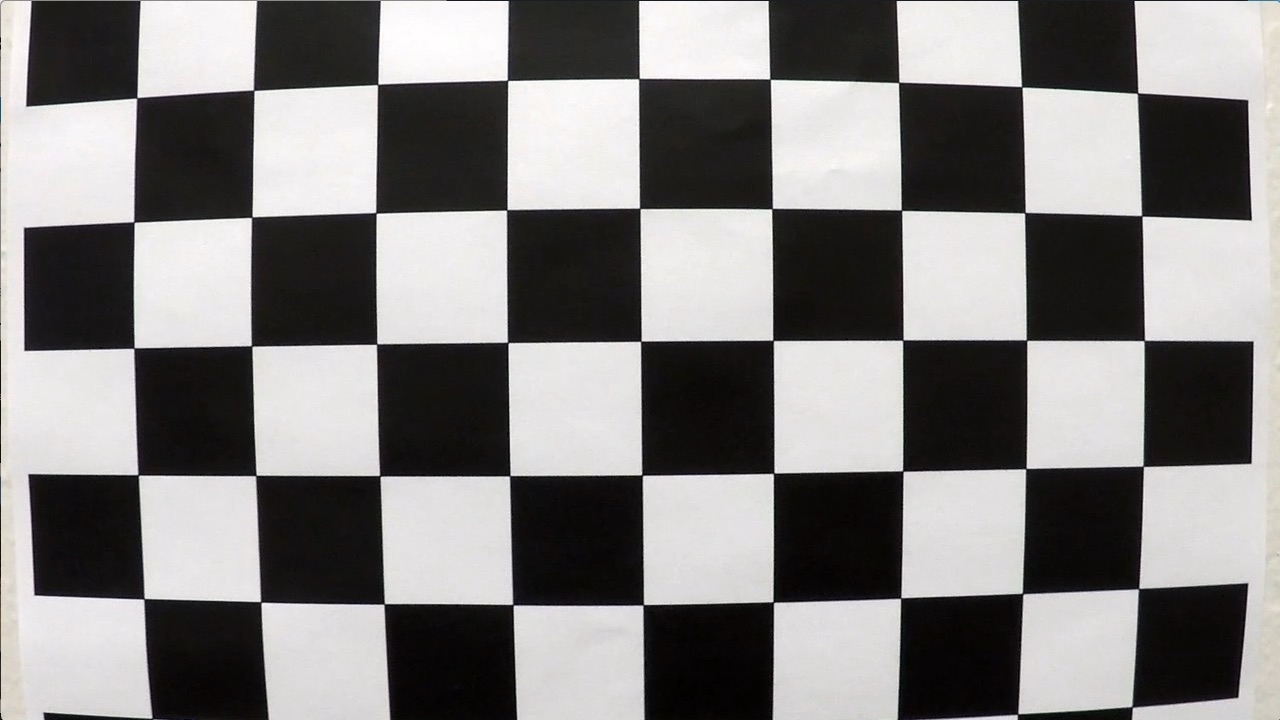
#> input picture camera_cal/calibration1.jpg, 1280 x 720 px; its folder holds only this picture in this run
$ jupyter execute Camera_Calibration.ipynb   (shell and % lines are left out)
#> lines starting #> are read from the running program, lines starting #| are printed output that depends on the picture; after the words box and inside, x2 and y2 are one past the last pixel; in counts of white or black regions, pixels touching at a corner belong together
# Import Libaries

[cell 1]
import numpy as np
import cv2
import glob
import matplotlib.pyplot as plt
import math
import pickle
import os, sys

# Display Images

[cell 2]
def showImages(images, cols = 4, rows = 5, figsize=(15,10)):
    """
    Display `images` on a [`cols`, `rows`] subplot grid.
    """
    imgLength = len(images)
    fig, axes = plt.subplots(rows, cols, figsize=figsize)
    indexes = range(cols * rows)
    for ax, index in zip(axes.flat, indexes):
        if index < imgLength:
            imagePathName, image = images[index]
            ax.imshow(image)
            ax.set_title(imagePathName)

[cell 3]
# Load calibration images.
input_images = list(map(lambda imageFileName: (imageFileName, cv2.imread(imageFileName)),
                             glob.glob('./camera_cal/c*.jpg')))
#> input_images = 1 item

[cell 4]
# Camera Calibration Input Images
showImages(input_images, 4, 5, (15, 15))
#> in showImages, `imgLength = len(images)`: imgLength = 1
#> the loop in showImages, `for ax, index in zip(axes.flat, indexes):` made 20 passes
#> imagePathName on pass 1: './camera_cal/calibration1.jpg'

# Apply Camera Calibration

[cell 5]
def get_calibration_matrix(filePath):
    """Returns camera calibration matrix using
    chessboard images in given glob path
    assuming 6x9 or 5x9 chess corners
    """
    object_points = []  # 3d point in real world space
    img_points = []  # 2d points in image plane.
    images = glob.glob(filePath)
    calibrated_images = []

    for filename in images:
        img = cv2.imread(filename)
        nx, ny = 6, 9
        retval, corners = cv2.findChessboardCorners(img, (nx, ny))
        objp = np.zeros((nx * ny, 3), np.float32)
        objp[:, :2] = np.mgrid[0: nx, 0: ny].T.reshape(-1, 2)

        if not retval:
            nx, ny = 5, 9 # Trying with 5 rows
            objp = np.zeros((nx * ny, 3), np.float32)
            objp[:, :2] = np.mgrid[0: nx, 0: ny].T.reshape(-1, 2)
            retval, corners = cv2.findChessboardCorners(img, (nx, ny))

        if retval:
            object_points.append(objp)
            img_points.append(corners)

            cv2.drawChessboardCorners(img, (nx, ny), corners, retval)
            calibrated_images.append((filename, img))
        else:
            print('%s: corners not found' % filename)
            calibrated_images.append((filename, img))

    ret, mtx, dist, rvecs, tvecs = cv2.calibrateCamera(object_points, img_points, img.shape[1::-1], None, None)

    return ret, mtx, dist, rvecs, tvecs, calibrated_images

[cell 6]
def get_undistorted_images(img, cameraMatrix, distCoeffs):
    """Returns undistorted image using given
    object points and image points
    """
    return cv2.undistort(img, cameraMatrix, distCoeffs, None, cameraMatrix)

[cell 7]
ret, mtx, dist, rvecs, tvecs, calibrated_images = get_calibration_matrix('./camera_cal/c*.jpg')
#> in get_calibration_matrix, img is the input picture: shape (720, 1280, 3); mean B, G, R 127.8, 128.4, 130.1
#> in get_calibration_matrix, `retval, corners = cv2.findChessboardCorners(img, (nx, ny))`: retval = False; corners = None
#> in get_calibration_matrix, `retval, corners = cv2.findChessboardCorners(img, (nx, ny))`: retval = True; corners = 45 rows, first 8: [1137.7, 92.92], [1141.9, 215.9], [1142.4, 340.8], [1145, 468.5], [1141, 588.5], [1022.5, 87.62], [1024.4, 213.3], [1026.7, 340.6]
#> in get_calibration_matrix, `cv2.drawChessboardCorners(img, (nx, ny), corners, retval)`:
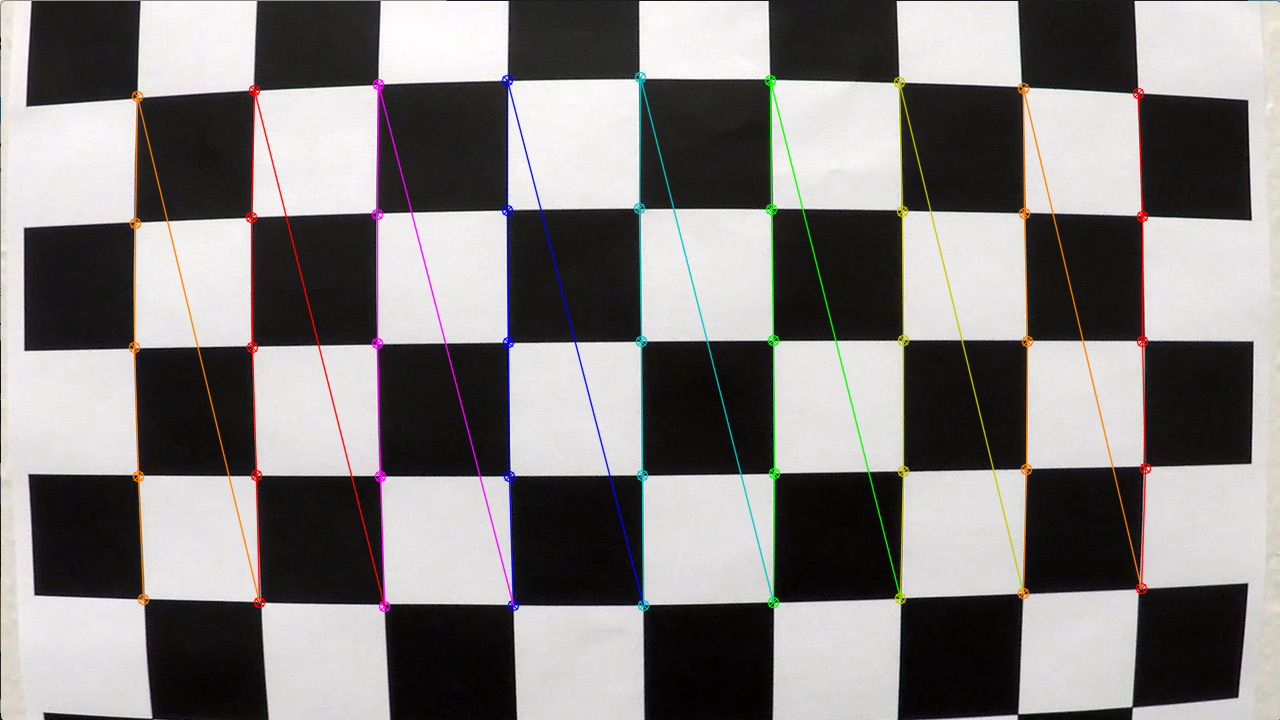
#> img: shape (720, 1280, 3); 3.25% of pixels changed, all inside (x1, y1, x2, y2) = (128, 71, 1152, 613)
#> in get_calibration_matrix, `ret, mtx, dist, rvecs, tvecs = cv2.calibrateCamera(object_points, img_..`: ret = 1.12; mtx = [[3210.5, 0, 399.2], [0, 3288.7, 293.3], [0, 0, 1]]; dist = [[-1.58, -20.34, 0.0671, 0.171, 224.3]]; rvecs = ([0.0285, -0.162, 1.56],); tvecs = ([5.8, -1.7, 25.09],)
#> ret = 1.12; dist = [[-1.58, -20.34, 0.0671, 0.171, 224.3]]; rvecs = ([0.0285, -0.162, 1.56],); tvecs = ([5.8, -1.7, 25.09],); calibrated_images = 1 item

[cell 8]
# write out calibration data
with open('cameraCalibration.pickle', 'wb') as fp:
    pickle.dump([mtx, dist, rvecs, tvecs], fp)

[cell 9]
showImages(calibrated_images, 4, 5, (15, 15))
#> the loop in showImages (call 2), `for ax, index in zip(axes.flat, indexes):` made 20 passes

# Let's test an example

[cell 10]
test_image = input_images[0][1]
undistorted_img = get_undistorted_images(test_image, mtx, dist)
#> in get_undistorted_images, `return cv2.undistort(img, cameraMatrix, distCoeffs, None, cameraMatrix)`:
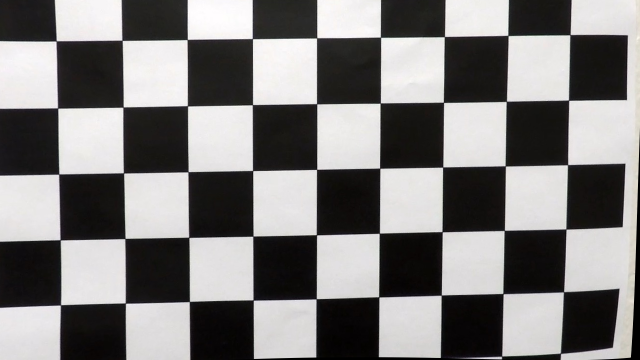
#> returned value: shape (720, 1280, 3) (shown at 1/2 size); mean of channels 0, 1, 2 124.6, 125.1, 126.8; drawn as B, G, R

f, (ax1, ax2) = plt.subplots(1, 2, figsize=(20,10))
f.tight_layout()
ax1.imshow(test_image)
ax1.set_title('Original Image', fontsize=30)
ax2.imshow(undistorted_img)
ax2.set_title('Undistorted Image', fontsize=30)
plt.subplots_adjust(left=0., right=1, top=0.9, bottom=0.)
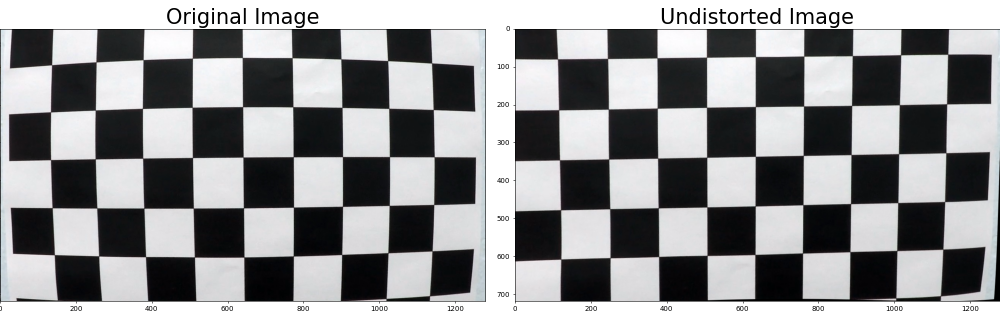
#> figure drawn by matplotlib, 2 panels; B, G, R data is drawn as R, G, B

# Save all outputs

[cell 11]
# write camera calibration images
outFolder = 'camera_cal_output/corner_imgs'

for image in calibrated_images:
    imagePath, img = image
    imgNumber = imagePath.split('calibration')[1].split('.jpg')[0]
    outFile = '%s/calibration_corners%s.jpg' % (outFolder, imgNumber)
    cv2.imwrite(outFile, img)
#> this loop made 1 pass
#> (imagePath, imgNumber) on pass 1: ('./camera_cal/calibration1.jpg', '1')

# write undistorted checkerboard images
outFolder = 'camera_cal_output/undistort_imgs/'
for image in input_images:
    imagePath, img = image
    undistorted_img = get_undistorted_images(img, mtx, dist)
    imgNumber = imagePath.split('calibration')[1].split('.jpg')[0]
    outFile = '%s/calibration_undistort%s.jpg' % (outFolder, imgNumber)
    cv2.imwrite(outFile, undistorted_img)

$ run again, on camera_cal/calibration13.jpg
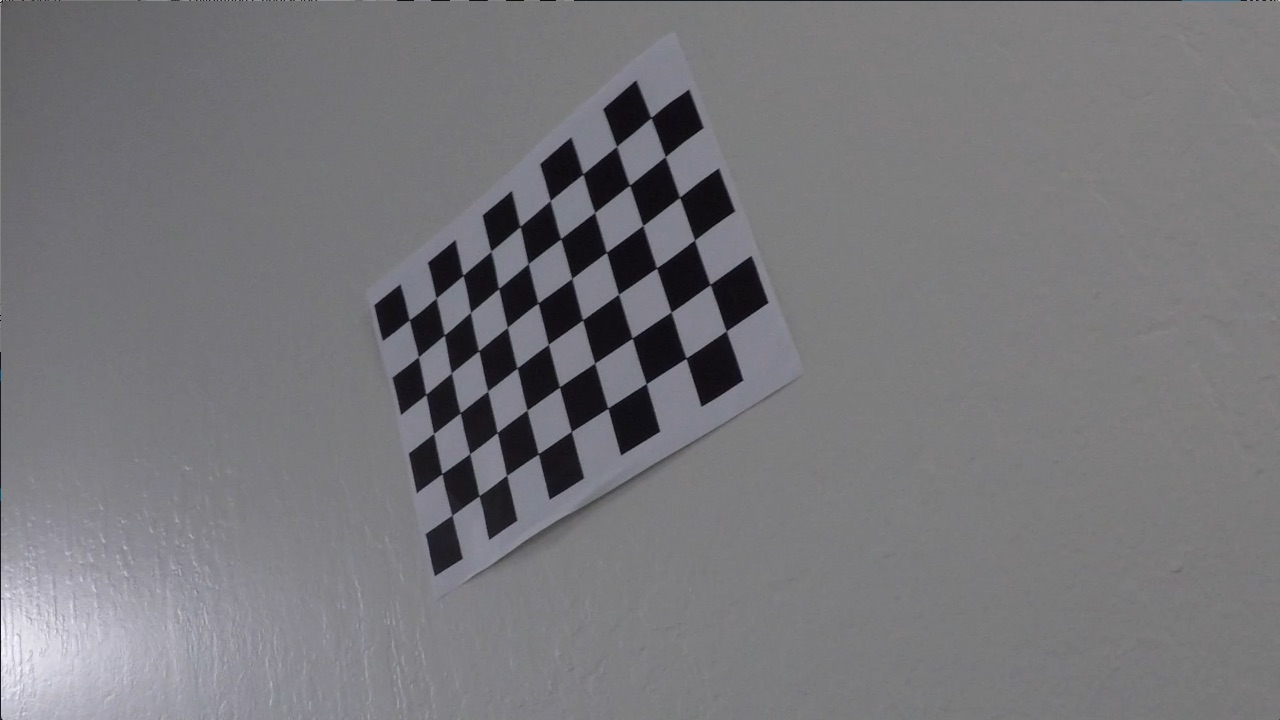
#> input picture camera_cal/calibration13.jpg, 1280 x 720 px
#> input_images = 1 item
#> imgLength = 1
#> the loop in showImages, `for ax, index in zip(axes.flat, indexes):` made 20 passes
#> imagePathName on pass 1: './camera_cal/calibration13.jpg'
#> in get_calibration_matrix, img is the input picture: shape (720, 1280, 3); mean B, G, R 122, 118.5, 119.1
#> retval = True; corners = 54 rows, first 8: [452, 515.3], [442, 473.6], [433.8, 433.5], [425.8, 394.4], [418.5, 356.8], [409.4, 319.7], [479.3, 495.7], [469.7, 453.6]
#> in get_calibration_matrix, `cv2.drawChessboardCorners(img, (nx, ny), corners, retval)`:
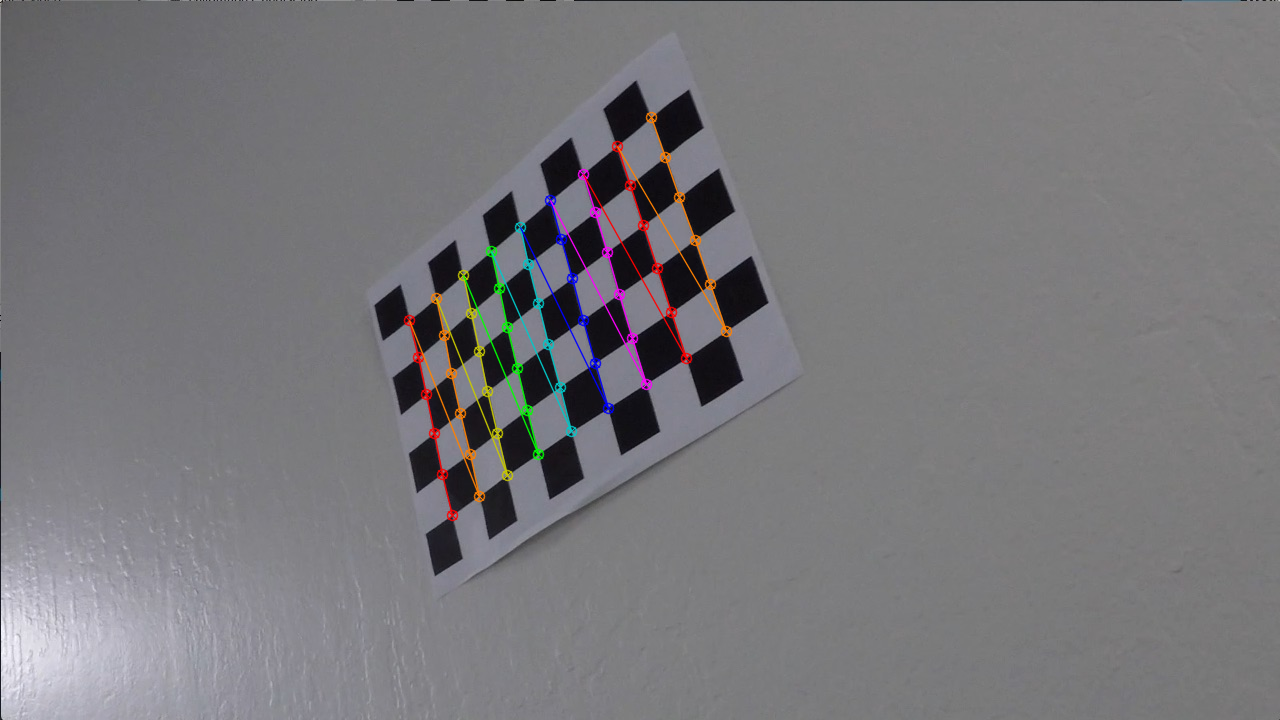
#> img: shape (720, 1280, 3); 1.55% of pixels changed, all inside (x1, y1, x2, y2) = (403, 111, 733, 522)
#> in get_calibration_matrix, `ret, mtx, dist, rvecs, tvecs = cv2.calibrateCamera(object_points, img_..`: ret = 0.698; mtx = [[1258.5, 0, 652.2], [0, 1246.1, 476.2], [0, 0, 1]]; dist = [[-1.98, 21.06, -0.0257, 0.0108, -93.2]]; rvecs = ([-0.772, 0.365, -1.87],); tvecs = ([-4.35, 0.855, 25.97],)
#> `ret, mtx, dist, rvecs, tvecs, calibrated_images = get_calibration_matr..`: ret = 0.698; dist = [[-1.98, 21.06, -0.0257, 0.0108, -93.2]]; rvecs = ([-0.772, 0.365, -1.87],); tvecs = ([-4.35, 0.855, 25.97],); calibrated_images = 1 item
#> the loop in showImages (call 2), `for ax, index in zip(axes.flat, indexes):` made 20 passes
#> `[cell 10] test_image = input_images[0][1] undistorted_img = get_undist..`:
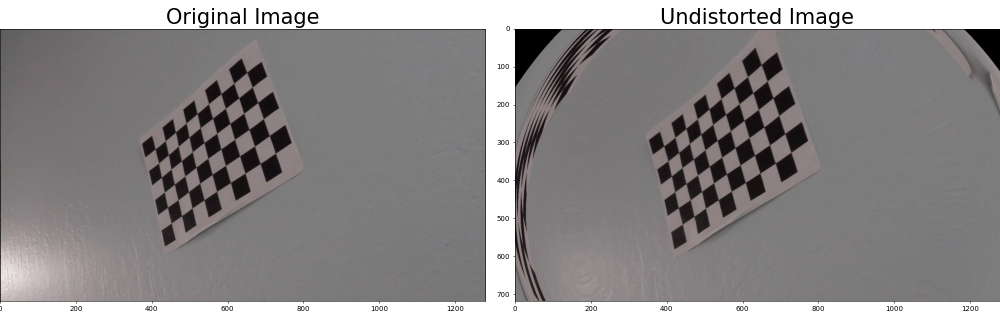
#> figure drawn by matplotlib, 2 panels; B, G, R data is drawn as R, G, B
#> the loop `for image in calibrated_images:` made 1 pass
#> (imagePath, imgNumber) on pass 1: ('./camera_cal/calibration13.jpg', '13')
#> the loop `for image in input_images:` made 1 pass

$ run again, on camera_cal/calibration14.jpg
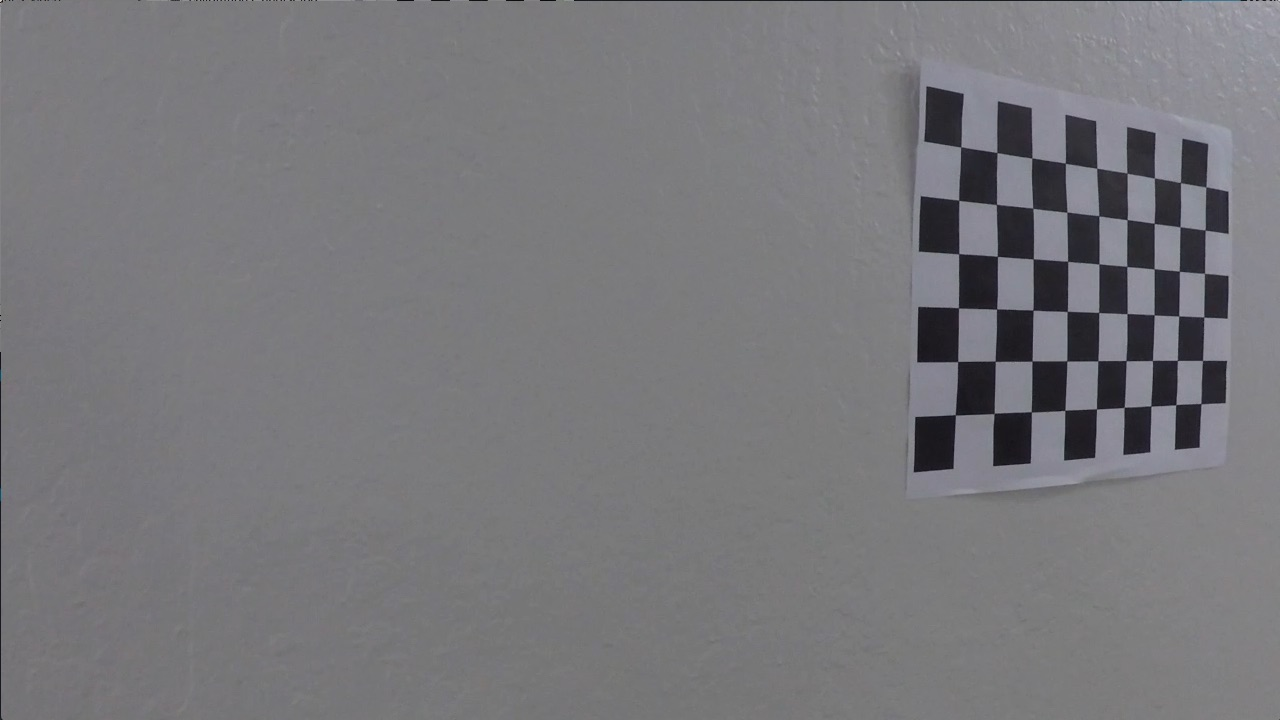
#> input picture camera_cal/calibration14.jpg, 1280 x 720 px
#> input_images = 1 item
#> imgLength = 1
#> the loop in showImages, `for ax, index in zip(axes.flat, indexes):` made 20 passes
#> imagePathName on pass 1: './camera_cal/calibration14.jpg'
#> in get_calibration_matrix, img is the input picture: shape (720, 1280, 3); mean B, G, R 122.9, 119.4, 119.9
#> retval = True; corners = 54 rows, first 8: [955.3, 414.7], [957.7, 361.5], [958.4, 307.9], [958.7, 253.7], [958.7, 200.3], [960.7, 146.9], [994.1, 413.5], [995.2, 361.3]
#> in get_calibration_matrix, `cv2.drawChessboardCorners(img, (nx, ny), corners, retval)`:
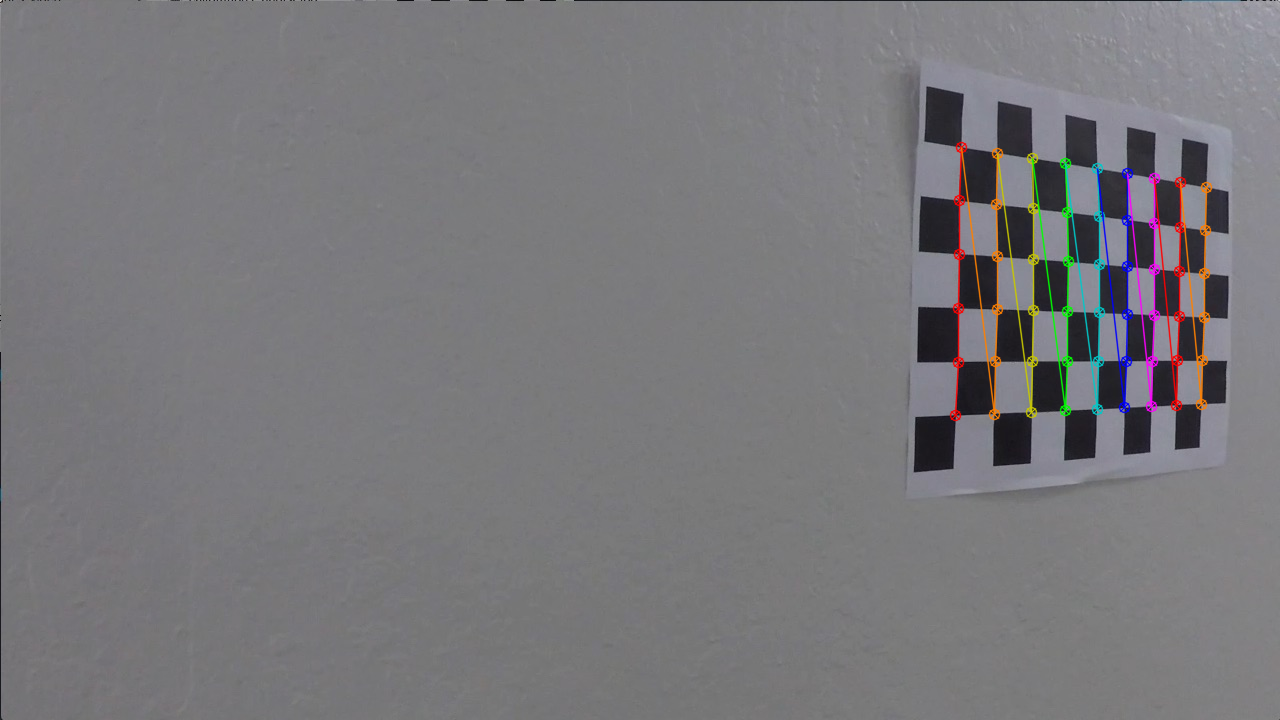
#> img: shape (720, 1280, 3); 1.77% of pixels changed, all inside (x1, y1, x2, y2) = (949, 141, 1213, 422)
#> in get_calibration_matrix, `ret, mtx, dist, rvecs, tvecs = cv2.calibrateCamera(object_points, img_..`: ret = 0.737; mtx = [[2229.1, 0, 705.7], [0, 1763.5, 329], [0, 0, 1]]; dist = [[2.79, -94.96, -0.0284, -0.0723, 779.2]]; rvecs = ([0.625, -0.646, -1.46],); tvecs = ([3.75, 1.61, 33.24],)
#> `ret, mtx, dist, rvecs, tvecs, calibrated_images = get_calibration_matr..`: ret = 0.737; mtx = [[2229.1, 0, 705.7], [0, 1763.5, 329], [0, 0, 1]]; dist = [[2.79, -94.96, -0.0284, -0.0723, 779.2]]; rvecs = ([0.625, -0.646, -1.46],); tvecs = ([3.75, 1.61, 33.24],); calibrated_images = 1 item
#> the loop in showImages (call 2), `for ax, index in zip(axes.flat, indexes):` made 20 passes
#> `[cell 10] test_image = input_images[0][1] undistorted_img = get_undist..`:
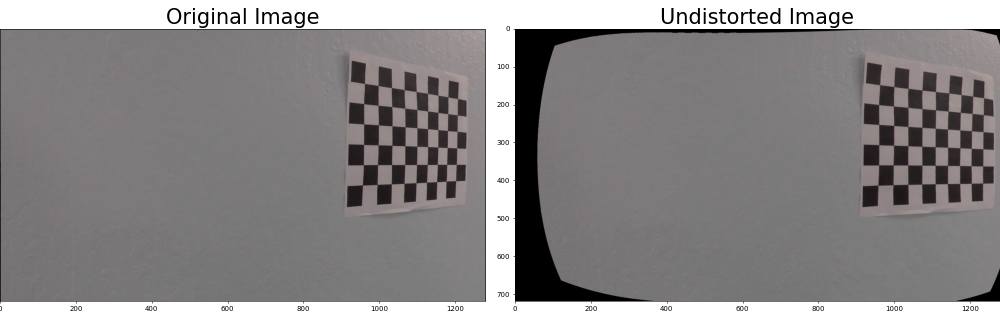
#> figure drawn by matplotlib, 2 panels; B, G, R data is drawn as R, G, B
#> the loop `for image in calibrated_images:` made 1 pass
#> (imagePath, imgNumber) on pass 1: ('./camera_cal/calibration14.jpg', '14')
#> the loop `for image in input_images:` made 1 pass
